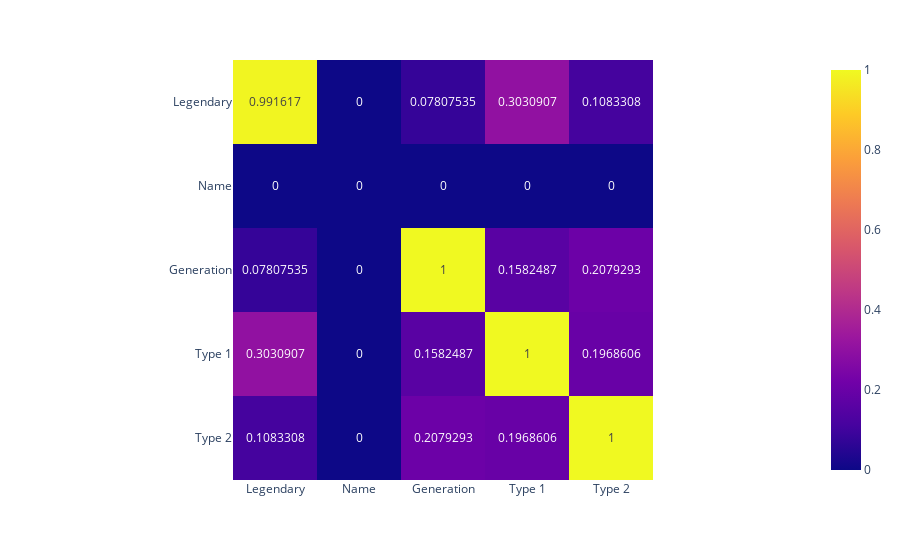

The notebook cell saved with this chart:
### Markdown cell above
## Heatmaps for qualitative correlations

### Code cell
# git clone https://github.com/ayanatherate/dfcorrs.git
# cd dfcorrs 
# pip install -r requirements.txt

from dfcorrs.cramersvcorr import Cramers
cram=Cramers()
# cram.corr(df_pokemon)
cram.corr(df_pokemon, plot_htmp=True)

### Figure 1 — Plotly figure (JSON) as saved in the notebook; plotly's stock layout.template omitted (floating-point values rounded to 4 significant figures)
{"data": [{"coloraxis": "coloraxis", "hovertemplate": "x: %{x}<br>y: %{y}<br>color: %{z}<extra></extra>", "name": "0", "texttemplate": "%{z}", "type": "heatmap", "x": ["Legendary", "Name", "Generation", "Type 1", "Type 2"], "xaxis": "x", "y": ["Legendary", "Name", "Generation", "Type 1", "Type 2"], "yaxis": "y", "z": [[0.9916, 0.0, 0.07808, 0.3031, 0.1083], [0.0, 0.0, 0.0, 0.0, 0.0], [0.07808, 0.0, 1.0, 0.1582, 0.2079], [0.3031, 0.0, 0.1582, 1.0, 0.1969], [0.1083, 0.0, 0.2079, 0.1969, 1.0]]}], "layout": {"coloraxis": {"colorscale": [[0, "#0d0887"], [0.1111, "#46039f"], [0.2222, "#7201a8"], [0.3333, "#9c179e"], [0.4444, "#bd3786"], [0.5556, "#d8576b"], [0.6667, "#ed7953"], [0.7778, "#fb9f3a"], [0.8889, "#fdca26"], [1, "#f0f921"]]}, "margin": {"t": 60}, "xaxis": {"anchor": "y", "constrain": "domain", "domain": [0, 1], "scaleanchor": "y"}, "yaxis": {"anchor": "x", "autorange": "reversed", "constrain": "domain", "domain": [0, 1]}}}
